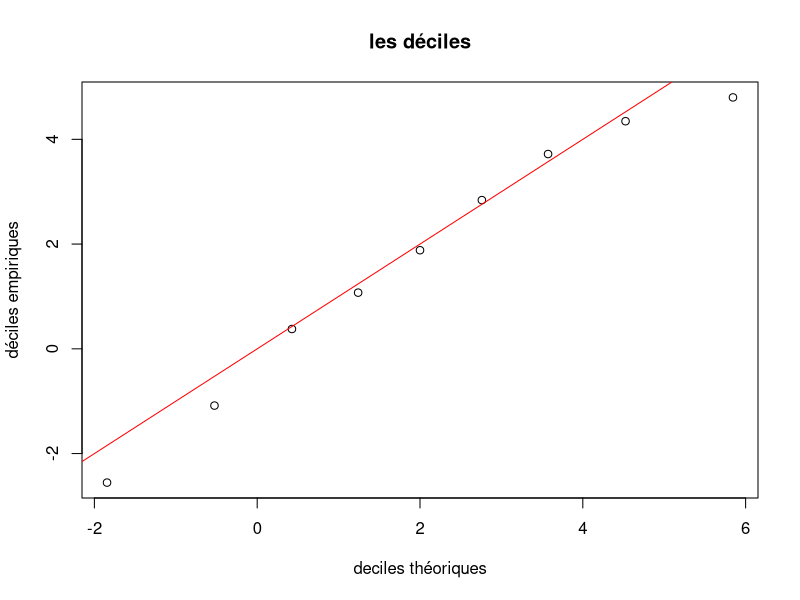
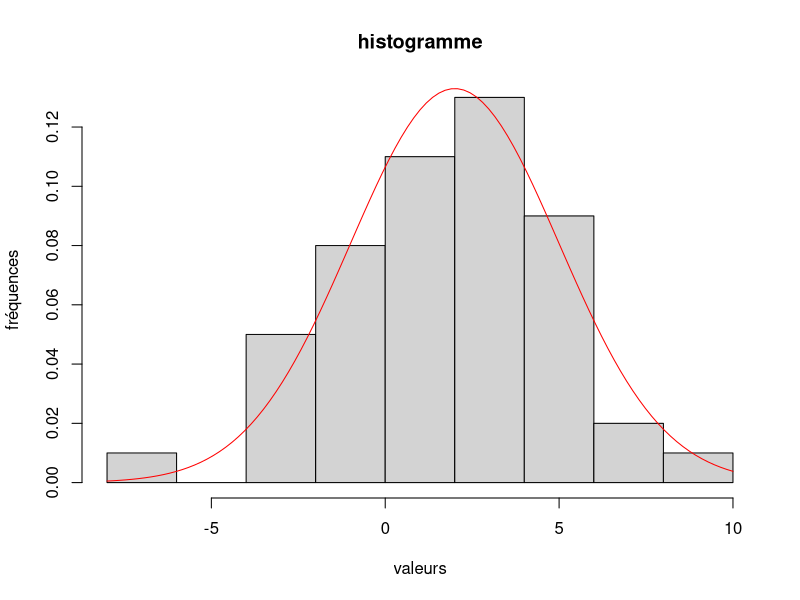

The R source for these figures, in order:
# Dans cette partie X est une variable al ́eatoire de loi N (2, 4).

# Exercice 1 : quantiles empiriques ou th ́eoriques
# Le quantile empirique d’ordre α d’un  ́echantillon de n tirages ind ́ependants x1, x2, ..., xn de X est la
# valeur pour laquelle, la proportion des xi qui se trouvent inf ́erieurs ou  ́egaux `a cette valeur, vaut α. Le
# quantile th ́eorique d’ordre α appel ́e quantile (et calcul ́e par la fonction de quantile qnorm()) est la valeur
# telle que la probabilit ́e que X soit inf ́erieur ou  ́egal `a cette valeur, vaille α

# 1. Simuler un  ́echantillon de taille n = 50 de X et l’affecter `a x.

mu <- 2
sigma <- 3
n <- 50

x <- rnorm(n, mu, sigma)

# 2. Calculer les quantiles empiriques d’ordre 10%, 20%, ..., 90% de x (appel ́es aussi les d ́eciles empiriques
# car ils permettent de couper l’ ́echantillon en dix) `a l’aide de la fonction quantile() et en utilisant
# l’option type=1.

demp <- quantile(x, probs = seq(0.1, 0.9, 0.1), type = 1)

# 3. Calculer les quantiles th ́eoriques d’ordre 10%, 20%, ..., 90% de X `a l’aide de la fonction qnorm()

dtheo <- qnorm(seq(0.1, 0.9, 0.1), mu, sigma)

# 4. Faire un graphe des 9 points d’abscisses les d ́eciles et d’ordonn ́ees les d ́eciles empiriques. Ajouter
# la droite y = x. Commentaire

plot(dtheo, demp, main = "les déciles", xlab = "deciles théoriques", ylab = "déciles empiriques")
abline(0, 1, col = "red")

# 5. Faire un histogramme des observations tir ́ees et y superposer la densit ́e de la loi N (2, 4). Commen-
# taire.

hist(x, main = "histogramme", xlab = "valeurs", ylab = "fréquences", freq = FALSE)
curve(dnorm(x, mu, sigma), col = "red", add = TRUE)
